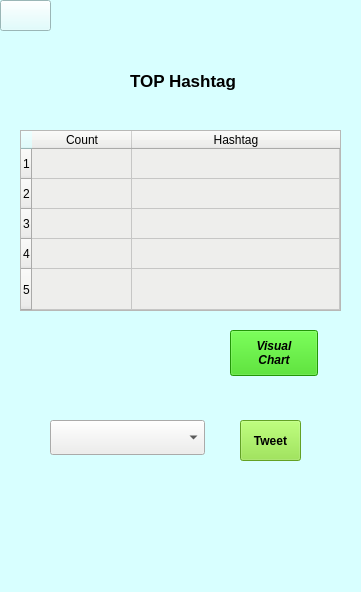
<?xml version="1.0" encoding="UTF-8"?>
<ui version="4.0">
 <class>MainWindow</class>
 <widget class="QMainWindow" name="MainWindow">
  <property name="geometry">
   <rect>
    <x>0</x>
    <y>0</y>
    <width>361</width>
    <height>592</height>
   </rect>
  </property>
  <property name="windowTitle">
   <string>GolSan2D</string>
  </property>
  <property name="styleSheet">
   <string notr="true">background-color: rgb(216, 255, 255);</string>
  </property>
  <widget class="QWidget" name="centralwidget">
   <property name="locale">
    <locale language="English" country="UnitedStates"/>
   </property>
   <widget class="QPushButton" name="back_arrow">
    <property name="geometry">
     <rect>
      <x>0</x>
      <y>0</y>
      <width>51</width>
      <height>31</height>
     </rect>
    </property>
    <property name="styleSheet">
     <string notr="true"/>
    </property>
    <property name="text">
     <string/>
    </property>
    <property name="icon">
     <iconset>
      <normaloff>../image/back_arrow.png</normaloff>../image/back_arrow.png</iconset>
    </property>
    <property name="iconSize">
     <size>
      <width>50</width>
      <height>50</height>
     </size>
    </property>
    <property name="autoDefault">
     <bool>false</bool>
    </property>
    <property name="default">
     <bool>false</bool>
    </property>
    <property name="flat">
     <bool>false</bool>
    </property>
   </widget>
   <widget class="QLabel" name="label">
    <property name="geometry">
     <rect>
      <x>130</x>
      <y>60</y>
      <width>131</width>
      <height>41</height>
     </rect>
    </property>
    <property name="font">
     <font>
      <pointsize>13</pointsize>
      <weight>75</weight>
      <bold>true</bold>
     </font>
    </property>
    <property name="text">
     <string>TOP Hashtag</string>
    </property>
   </widget>
   <widget class="QTableWidget" name="result">
    <property name="geometry">
     <rect>
      <x>20</x>
      <y>130</y>
      <width>321</width>
      <height>181</height>
     </rect>
    </property>
    <property name="tabletTracking">
     <bool>false</bool>
    </property>
    <property name="autoFillBackground">
     <bool>false</bool>
    </property>
    <property name="styleSheet">
     <string notr="true">background-color: rgb(238, 238, 236);</string>
    </property>
    <property name="sizeAdjustPolicy">
     <enum>QAbstractScrollArea::AdjustToContents</enum>
    </property>
    <property name="autoScroll">
     <bool>true</bool>
    </property>
    <property name="alternatingRowColors">
     <bool>false</bool>
    </property>
    <property name="iconSize">
     <size>
      <width>0</width>
      <height>0</height>
     </size>
    </property>
    <property name="rowCount">
     <number>5</number>
    </property>
    <property name="columnCount">
     <number>2</number>
    </property>
    <attribute name="horizontalHeaderVisible">
     <bool>true</bool>
    </attribute>
    <attribute name="horizontalHeaderCascadingSectionResizes">
     <bool>false</bool>
    </attribute>
    <attribute name="horizontalHeaderHighlightSections">
     <bool>true</bool>
    </attribute>
    <attribute name="horizontalHeaderShowSortIndicator" stdset="0">
     <bool>false</bool>
    </attribute>
    <attribute name="horizontalHeaderStretchLastSection">
     <bool>true</bool>
    </attribute>
    <attribute name="verticalHeaderCascadingSectionResizes">
     <bool>false</bool>
    </attribute>
    <attribute name="verticalHeaderMinimumSectionSize">
     <number>21</number>
    </attribute>
    <attribute name="verticalHeaderShowSortIndicator" stdset="0">
     <bool>false</bool>
    </attribute>
    <attribute name="verticalHeaderStretchLastSection">
     <bool>true</bool>
    </attribute>
    <row/>
    <row/>
    <row/>
    <row/>
    <row/>
    <column>
     <property name="text">
      <string>Count</string>
     </property>
    </column>
    <column>
     <property name="text">
      <string>Hashtag</string>
     </property>
    </column>
   </widget>
   <widget class="QPushButton" name="chart">
    <property name="geometry">
     <rect>
      <x>230</x>
      <y>330</y>
      <width>88</width>
      <height>46</height>
     </rect>
    </property>
    <property name="font">
     <font>
      <weight>75</weight>
      <italic>true</italic>
      <bold>true</bold>
     </font>
    </property>
    <property name="styleSheet">
     <string notr="true">background-color: rgb(47, 212, 8)</string>
    </property>
    <property name="text">
     <string>Visual 
Chart</string>
    </property>
   </widget>
   <widget class="QPushButton" name="tweet_result">
    <property name="geometry">
     <rect>
      <x>240</x>
      <y>420</y>
      <width>61</width>
      <height>41</height>
     </rect>
    </property>
    <property name="font">
     <font>
      <weight>75</weight>
      <bold>true</bold>
     </font>
    </property>
    <property name="styleSheet">
     <string notr="true">background-color: rgb(138, 226, 52);</string>
    </property>
    <property name="text">
     <string>Tweet</string>
    </property>
   </widget>
   <widget class="QComboBox" name="hashtag">
    <property name="geometry">
     <rect>
      <x>50</x>
      <y>420</y>
      <width>155</width>
      <height>35</height>
     </rect>
    </property>
    <property name="styleSheet">
     <string notr="true">background-color: rgb(238, 238, 236);</string>
    </property>
    <property name="editable">
     <bool>false</bool>
    </property>
    <property name="currentText">
     <string/>
    </property>
    <property name="currentIndex">
     <number>-1</number>
    </property>
   </widget>
   <widget class="QLabel" name="main_icon_2">
    <property name="geometry">
     <rect>
      <x>50</x>
      <y>470</y>
      <width>261</width>
      <height>141</height>
     </rect>
    </property>
    <property name="locale">
     <locale language="English" country="UnitedStates"/>
    </property>
    <property name="text">
     <string/>
    </property>
    <property name="pixmap">
     <pixmap>../image/Hust_Logo.png</pixmap>
    </property>
    <property name="scaledContents">
     <bool>true</bool>
    </property>
   </widget>
  </widget>
 </widget>
 <resources/>
 <connections/>
</ui>
